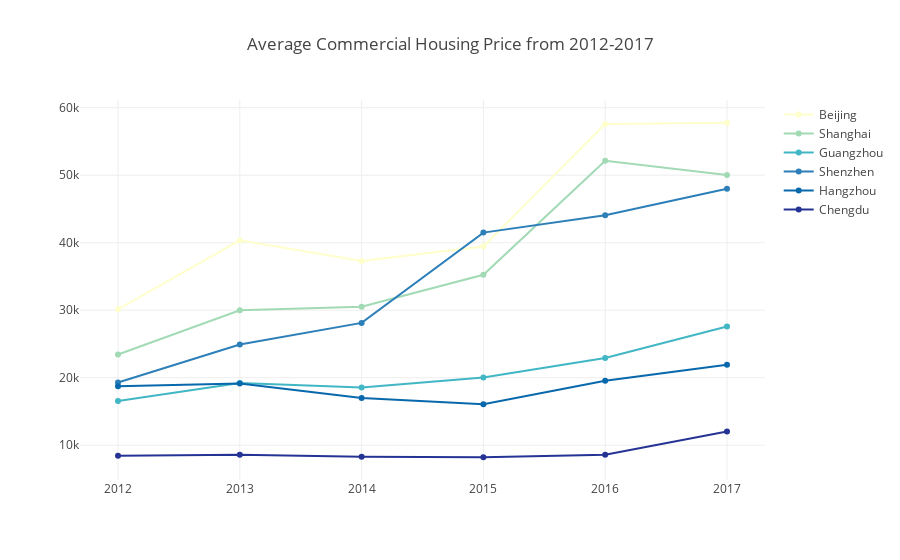

The cell this chart's notebook holds for it:
### Code cell
trace1 = go.Scatter(
    x=df.index,
    y=df['北京'].values,
    name = 'Beijing',
    marker=dict(
        color='rgb(255, 255, 204)',
    )
)
trace2 = go.Scatter(
    x=df.index,
    y=df['上海'].values,
    name = 'Shanghai',
    marker=dict(
        color='rgb(161, 218, 180)',
    )
)
trace3 = go.Scatter(
    x=df.index,
    y=df['广州'].values,
    name = 'Guangzhou',
    marker=dict(
        color='rgb(65, 182, 196)',
    )
)
trace4 = go.Scatter(
    x=df.index,
    y=df['深圳'].values,
    name = 'Shenzhen',
    marker=dict(
        color='rgb(44, 127, 184)',
    )
)
trace5 = go.Scatter(
    x=df.index,
    y=df['杭州'].values,
    name = 'Hangzhou',
    marker=dict(
        color='rgb(8, 104, 172)',
    )
)
trace6 = go.Scatter(
    x=df.index,
    y=df['成都'].values,
    name = 'Chengdu',
    marker=dict(
        color='rgb(37, 52, 148)',
    )
)

data = [trace1, trace2,trace3,trace4,trace5,trace6]
iplot({"data":data, 
       "layout": Layout(title="Average Commercial Housing Price from 2012-2017")
      })

### Figure 1 — Plotly figure (JSON) as saved in the notebook; plotly's stock layout.template omitted (floating-point values rounded to 4 significant figures)
{"data": [{"marker": {"color": "rgb(255, 255, 204)"}, "name": "Beijing", "type": "scatter", "x": [2012, 2013, 2014, 2015, 2016, 2017], "y": [30138, 40342, 37294, 39437, 57597, 57768]}, {"marker": {"color": "rgb(161, 218, 180)"}, "name": "Shanghai", "type": "scatter", "x": [2012, 2013, 2014, 2015, 2016, 2017], "y": [23428, 29978, 30522, 35237, 52142, 50017]}, {"marker": {"color": "rgb(65, 182, 196)"}, "name": "Guangzhou", "type": "scatter", "x": [2012, 2013, 2014, 2015, 2016, 2017], "y": [16555, 19208, 18564, 20016, 22926, 27578]}, {"marker": {"color": "rgb(44, 127, 184)"}, "name": "Shenzhen", "type": "scatter", "x": [2012, 2013, 2014, 2015, 2016, 2017], "y": [19298, 24910, 28117, 41494, 44060, 47996]}, {"marker": {"color": "rgb(8, 104, 172)"}, "name": "Hangzhou", "type": "scatter", "x": [2012, 2013, 2014, 2015, 2016, 2017], "y": [18713, 19131, 16984, 16080, 19553, 21929]}, {"marker": {"color": "rgb(37, 52, 148)"}, "name": "Chengdu", "type": "scatter", "x": [2012, 2013, 2014, 2015, 2016, 2017], "y": [8450, 8597, 8277, 8213, 8591, 12034]}], "layout": {"title": "Average Commercial Housing Price from 2012-2017"}}
